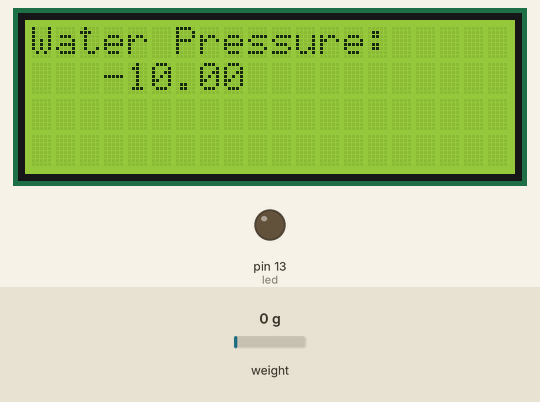
This sketch was run on a simulated Arduino Uno, built with avr-gcc and run on an emulated ATmega328P. Shown: 20×4 character LCD, output pins drawn as LEDs (lit = HIGH). Inputs (shaded band) come from the test bench; at power-on: weight on the scale 0 g. Pins used as bus, display or sensor lines are not drawn; what the sketch prints to the serial monitor is not drawn.

Above: at 1.3 s.
1.4 s: weight on the scale set to 100 g
At 2.2 s:
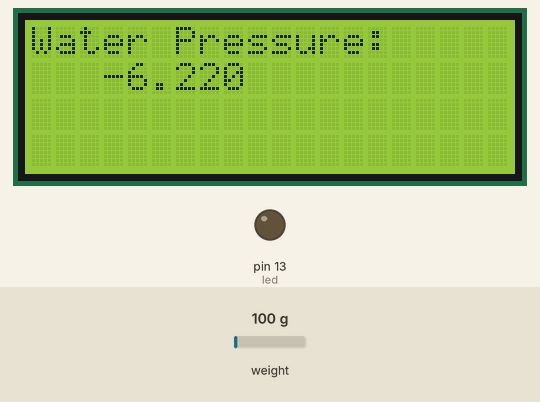
3.4 s: weight on the scale set to 1250 g
At 4.5 s:
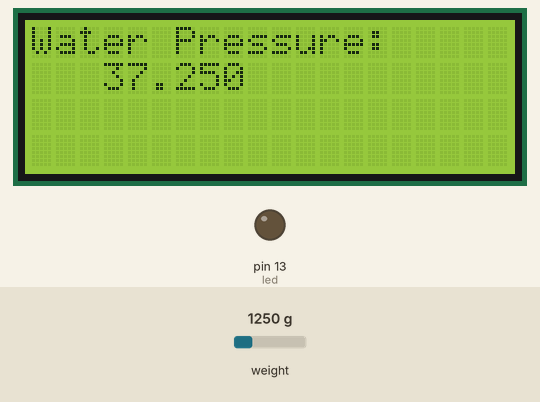
5.2 s: weight on the scale set to 2500 g
At 6.8 s:
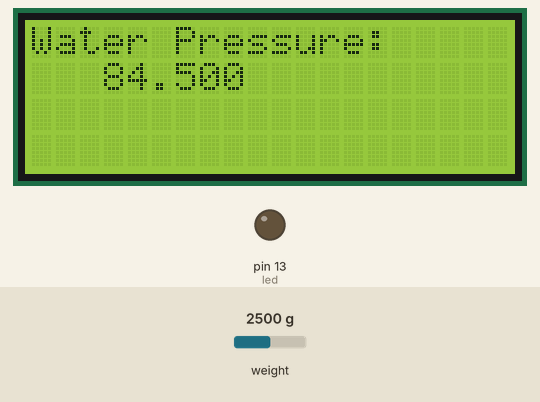
Timing chart, 0 to 8.3 s (numbered marks = the images above; inputs shaded):
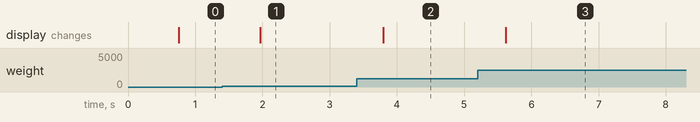

The sketch:

ial_monitor_water_valve_and_TruWave_pressure_sensor_HX711_lc.ino
```cpp
/************************************************************
   Water Pressure Sensor, Water/Solenoid Valve, and
   LCD Display System
   - Ave Kludze, Biofoundry.
**************************************************************/

//Load Librariesd
#include "HX711.h"

#include <Wire.h>
#include <LiquidCrystal_I2C.h>
LiquidCrystal_I2C lcd(0x27,20,4);  // set the LCD address to 0x27 for a 16 chars and 2 line display

//Load Variables
int led = 13;
int num_samples = 5;
unsigned int lcd_r = 0, lcd_g = 0, lcd_b = 0;
unsigned long delaytime = 0, lighttime = 0;
float H_limit = 5.0; //high water pressure limit
float L_limit =  2.0;//low water pressure limit

//Load Timer Variables/Plotting Variables
unsigned long startMillis;  //some global variables available anywhere in the program
unsigned long currentMillis;

// HX711 circuit wiring
const int LOADCELL_DOUT_PIN = 3;
const int LOADCELL_SCK_PIN = 2;
float ADC_val_avg;
float Pressure;
volatile float f;

//Relay Board
const int RELAY_ENABLE = 1;

// System Delays
int valve_delay = 1000;
int LCD_delay = 500;

HX711 scale;

void setup() {
  // put your setup code here, to run once:

  startMillis = millis();  //initial start time

  //SetUp for Pressure Sensor
  Serial.begin(115200);
  scale.begin(LOADCELL_DOUT_PIN, LOADCELL_SCK_PIN); // initialize the pressure sensor

  //SetUp for LCD
  lcd.init();                      // initialize the lcd
  lcd.init();
  // Print a message to the LCD.
  lcd.backlight();
  lcd.setCursor(3,0);

  Serial.begin(115200);
  Serial.println("hello start");
  lighttime = millis();
  lcd.setCursor(0, 0);

  //SetUp for Water Valve
  lcd.print("Water Pressure:");
  pinMode(led, OUTPUT);
  pinMode(RELAY_ENABLE,OUTPUT);
  digitalWrite(RELAY_ENABLE,LOW);
  Serial.begin(115200);


}

void loop() {

  // put your main code here, to run repeatedly:

  // Order: 1) Calculate Water Pressure 2) Display Water Pressure on LCD
  //        3) Open or Close Water Valve based on Water Pressure 4) Repeat Process

  // 1) Water Pressure Sensor Main Code

  currentMillis = millis();  //get the current "time" (actually the number of milliseconds since the program started)

  if (scale.is_ready()) {
    long reading = scale.read();

    //TEST:
    //f = scale.get_units(5);
    //Serial.println(f);


    //INSTANT:
    //Serial.print("HX711 reading: ");
    //Serial.println(reading);
    //Pressure  =  reading *0.00009-10; //- 10; // // units: mmHg
    //Serial.print("Pressure Reading (mmHg): ");
    //Serial.println(Pressure);

    //AVERAGE:
    Serial.print("HX711 reading (average): ");
    ADC_val_avg = scale.read_average(num_samples);
    Serial.println(ADC_val_avg);    // print the average of 20 readings from the ADC
    Pressure  =  ADC_val_avg *0.00009-10; //- 10; // // units: mmHg
    Serial.print("Average Pressure Reading (mmHg): ");
    Serial.println(Pressure);
    Serial.print("Time (seconds): ");
    Serial.println(currentMillis/1000);
    //delay(500);
    // NOTE:
    // equation from calibration curve: y = x*1*10^{-4}-13.825 where x is the ADC value
    // 9E-05x

  } else {
    Serial.println("HX711 not found.");
  }

  //delay(valve_delay);

  // 2) Load LCD Display with Water Pressure Valve
  lcd.setCursor(3, 1);
  //delay(LCD_delay);
  lcd.print(Pressure);

  // 3) Open or Close Water/Solenoid Valve
  //delay(valve_delay); //Wait 1 Second

  if (Pressure > H_limit){ // Pressure Too HIGH. Open Valve.
    Serial.println("Pressure Too HIGH. Open Valve");  //CHANGE TO LCD
    Serial.println("Relay On");
    digitalWrite(RELAY_ENABLE, HIGH);
    //delay(valve_delay); //Wait 1 Second

  }
  else if (Pressure < L_limit){ // Pressure Too LOW. Close Valve.
    Serial.println("Pressure Too LOW. Close Valve");
    Serial.println("Relay OFF");
    digitalWrite(RELAY_ENABLE,LOW);
    //Serial.println(digitalRead(RELAY_ENABLE));
    //delay(valve_delay); //Wait 1 Second
  }
  //delay(valve_delay); //Wait 1 Second

//float H_limit = 50.0; //high water pressure limit
//float L_limit =  20 //low water pressure limit
//LCD Prints: Pressure & Valve/Open/Cloze
}
```

Measured:
- after the input at 1.4 s, the display: changes after 0.57 s (image 1)
- after the input at 3.4 s, the display: changes after 0.39 s (image 2)
- after the input at 5.2 s, the display: changes after 0.42 s (image 3)
